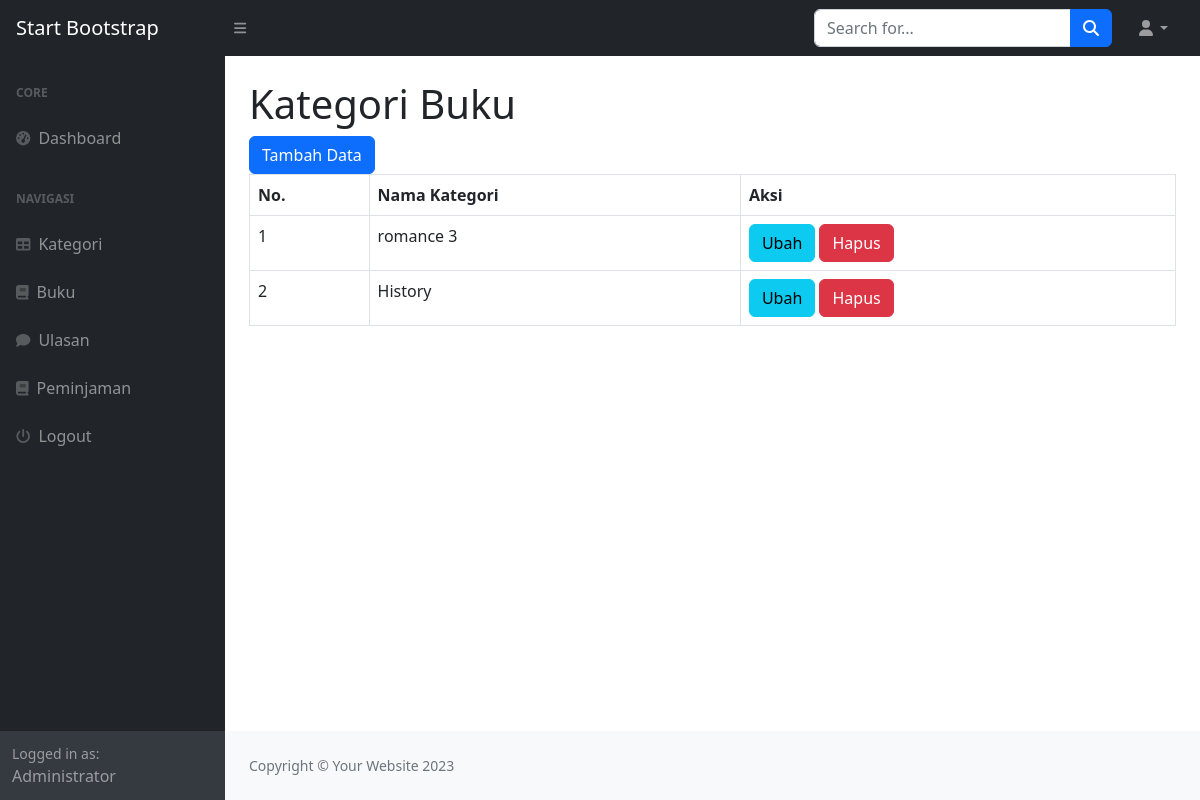
Before: /index.php?page=kategori (signed in) with the older database file.
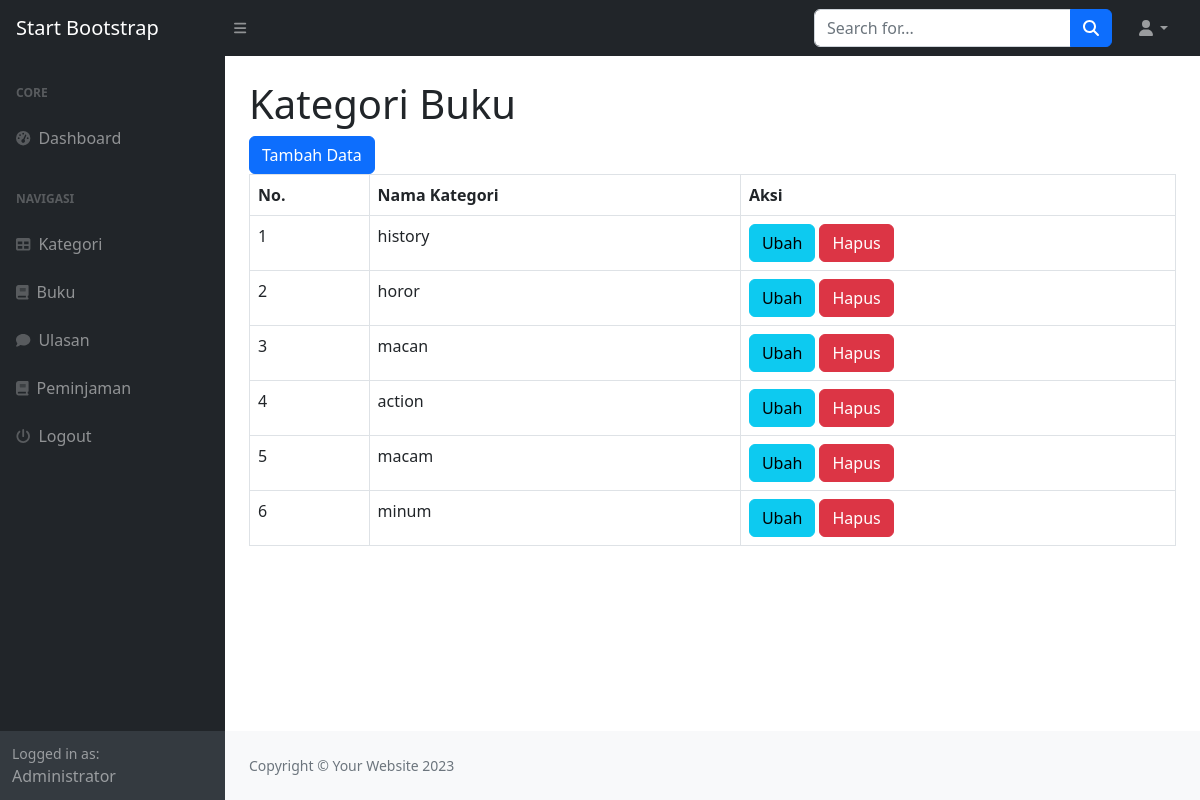
After: the same page with the newer database file.
### tables this page shows
CREATE TABLE `kategori` (
  `id_kategori` int(11) NOT NULL,
  `kategori` varchar(255) NOT NULL
);

### kategori.php (the view)
<h1 class="mt-4">Kategori Buku</h1>
<div class="row">
    <div class="col-md-12">
        <a href="?page=kategori_tambah" class="btn btn-primary">Tambah Data</a>
        <table class="table table-bordered" id="dataTable" width="100%" cellspacing="0">
            <tr>
                <th>No.</th>
                <th>Nama Kategori</th>
                <th>Aksi</th>
            </tr>
            <?php
                $i=1;
                $query = mysqli_query($koneksi, "SELECT * FROM kategori");
                while ($data = mysqli_fetch_array($query)) :
            ?>
            <tr>
                <td><?= $i++; ?></td>
                <td><?= $data['kategori']; ?></td>
                <td>
                    <a href="?page=kategori_ubah&&id=<?= $data['id_kategori']?>" class="btn btn-info">Ubah</a>
                    <a onclick="return confirm('Apakah anda yakin menghapus data ini')" href="?page=kategori_hapus&&id=<?= $data['id_kategori']?>" class="btn btn-danger">Hapus</a>
                </td>
            </tr>
            <?php endwhile; ?>
        </table>
    </div>
</div>

Changed rows visible on the page:
removed kategori: kategori "romance 3"
changed kategori: kategori "History" → "history"
added kategori: kategori "horor"
added kategori: kategori "macan"
added kategori: kategori "action"
added kategori: kategori "macam"
added kategori: kategori "minum"
